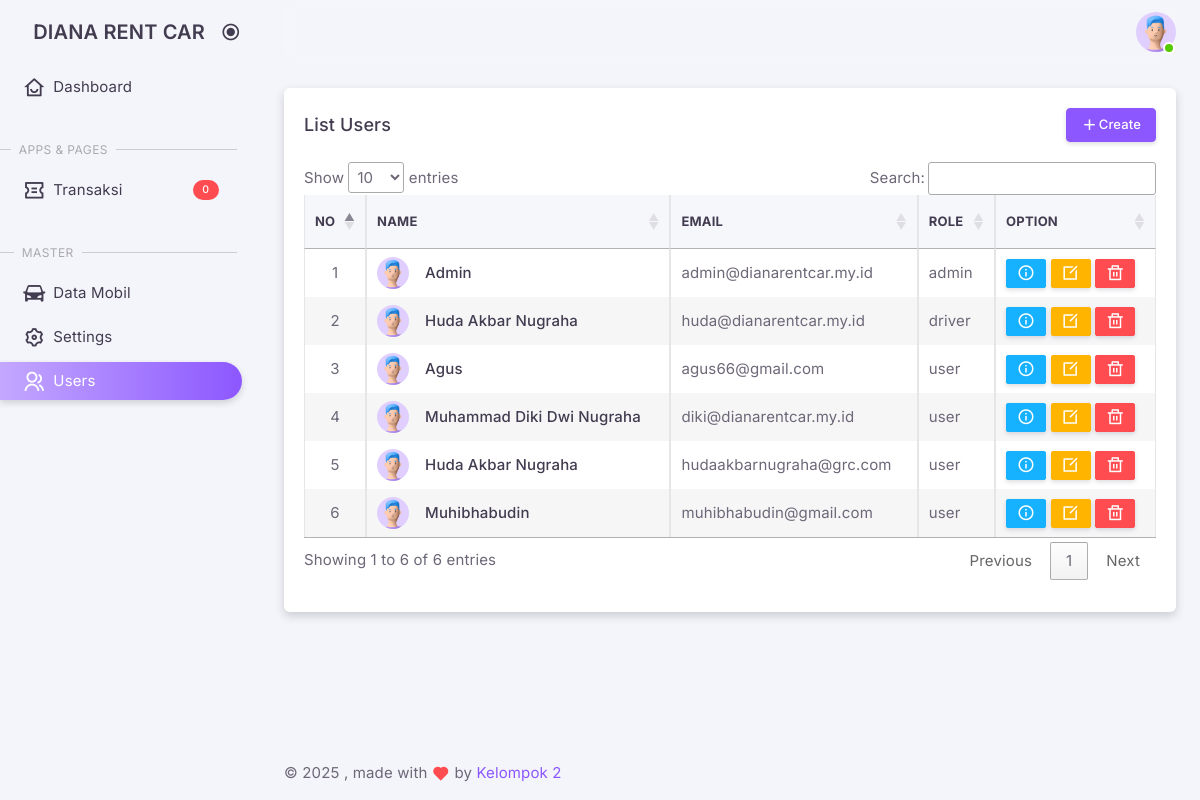
/admin/?views=user_list (signed in), run on the app's committed database.
### tables this page shows
CREATE TABLE IF NOT EXISTS `users` (
  `id` int NOT NULL AUTO_INCREMENT,
  `uuid` varchar(40) NOT NULL,
  `name` varchar(100) NOT NULL,
  `email` varchar(100) NOT NULL,
  `phone_number` varchar(15) DEFAULT NULL,
  `role` enum('admin','driver','user') NOT NULL DEFAULT 'user',
  `password` varchar(255) NOT NULL,
  `code` varchar(50) DEFAULT NULL,
  `is_verified` int DEFAULT NULL,
  `created_at` timestamp NULL DEFAULT CURRENT_TIMESTAMP,
  `updated_at` timestamp NULL DEFAULT CURRENT_TIMESTAMP ON UPDATE CURRENT_TIMESTAMP,
  PRIMARY KEY (`id`),
  UNIQUE KEY `email` (`email`),
  UNIQUE KEY `phone_number` (`phone_number`)
);

### classes/User.php (called while the page is built, shortened)
<?php
class User
{
    private $conn;
    private $table = 'users';
    public function __construct()
    {
        $db = new Database();
        $this->conn = $db->connect();
    }
    public function list()
    {
        $query = "SELECT * FROM " . $this->table;
        $stmt = $this->conn->query($query);
        return $stmt->fetchAll(PDO::FETCH_ASSOC);
    }
}

### classes/DatabaseExample.php (called while the page is built, shortened)
<?php
class Database
{
    private $host = 'localhost';
    private $db_name = 'dianarentcar';
    private $username = 'root';
    private $password = '';
    public function connect()
    {
        $this->conn = null;
        try {
            $this->conn = new PDO("mysql:host=" . $this->host . ";dbname=" . $this->db_name, $this->username, $this->password);
            $this->conn->setAttribute(PDO::ATTR_ERRMODE, PDO::ERRMODE_EXCEPTION);
        } catch (PDOException $e) {
            echo "Connection Error: " . $e->getMessage();
        }
        return $this->conn;
    }
}

### admin/pages/user/list.php (the view, shortened to what this page needs)
<?php
require_once '../classes/User.php';
$userModel = new User();
$users = $userModel->list();
$no = 1;
?>
<div class="container-xxl flex-grow-1 container-p-y">
    <div class="row gy-6">
        <div class="col-12">
            <div class="card overflow-hidden">
                <div class="card-header d-flex justify-content-between align-items-center">
                    <h5 class="mb-0">List Users</h5>
                    <small class="text-body float-end">
                        <a href="?views=user_create" class="btn btn-primary btn-sm"><i class="ri-add-fill"></i>Create</a>
                    </small>
                </div>
                <div class="table-responsive" style="padding: 0 1.25rem 2rem 1.25rem;">
                    <table id="userTable" class="table table-bordered table-striped table-sm" width="100%">
                        <thead>
                            <tr>
                                <th>No</th>
                                <th>Name</th>
                                <th>Email</th>
                                <th>Role</th>
                                <th>Option</th>
                            </tr>
                        </thead>
                        <tbody>
                            <?php foreach ($users as $user): ?>
                                <tr>
                                    <td class="text-center"><?php echo $no++; ?></td>
                                    <td>
                                        <div class="d-flex align-items-center">
                                            <div class="avatar avatar-sm me-4">
                                                <img src="../assets/img/avatars/1.png" alt="Avatar" class="rounded-circle" />
                                            </div>
                                            <div>
                                                <h6 class="mb-0 text-truncate"><?php echo htmlspecialchars($user['name']); ?></h6>
                                            </div>
                                        </div>
                                    </td>
                                    <td><?php echo htmlspecialchars($user['email']); ?></td>
                                    <td><?php echo htmlspecialchars($user['role']); ?></td>
                                    <td>
                                        <a href="?views=user_detail&uuid=<?php echo urlencode($user['uuid']); ?>" class="btn btn-info btn-xs" data-toggle="tooltip"
                                            title="Detail">
                                            <i class="ri-information-line"></i>
                                        </a>
                                        <a href="index.php?views=user_edit&uuid=<?php echo urlencode($user['uuid']); ?>" class="btn btn-warning btn-xs" data-toggle="tooltip"
                                            title="Edit">
                                            <i class="ri-edit-box-line"></i>
                                        </a>
                                        <button type="button" class="btn btn-danger btn-xs" data-bs-toggle="modal" data-bs-target="#deleteModal"
                                            data-delete-url="../backend/user/delete.php?uuid=<?php echo urlencode($user['uuid']); ?>" data-toggle="tooltip"
                                            title="Delete">
                                            <i class="ri-delete-bin-line"></i>
                                        </button>
                                    </td>
                                </tr>
                            <?php endforeach; ?>
                        </tbody>
                    </table>
                </div>
            </div>
        </div>
    </div>
</div>

### data on the page
users: name "Admin", email "admin@dianarentcar.my.id", role "admin"
users: name "Huda Akbar Nugraha", email "huda@dianarentcar.my.id", role "driver"
users: name "Agus", email "agus66@gmail.com", role "user"
users: name "Muhammad Diki Dwi Nugraha", email "diki@dianarentcar.my.id", role "user"
users: name "Huda Akbar Nugraha", email "hudaakbarnugraha@grc.com", role "user"
users: name "Muhibhabudin", email "muhibhabudin@gmail.com", role "user"

### other printed values
$totalBookings "0"
